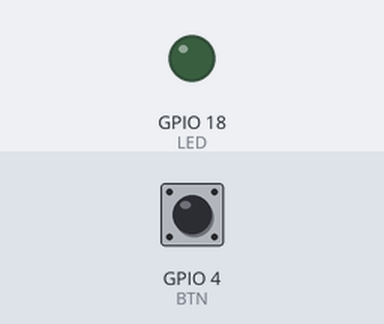
Simulated run of this program. Board: ESP32. Parts: output pins drawn as LEDs (lit = HIGH). The test bench sets the inputs (shaded band); at power-on: GPIO 4 (BTN) HIGH. What the program prints to the serial monitor is not drawn.

Above: at 1.2 s.
1.3 s: GPIO 4 (BTN) pulled LOW for 0.15 s
At 2.2 s:
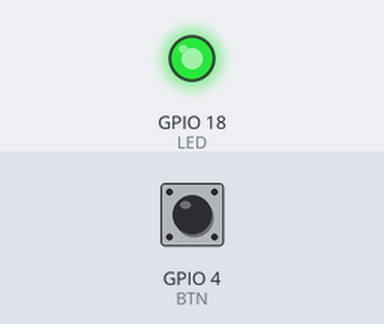
Timing chart, 0 to 4.3 s (numbered marks = the images above; inputs shaded):
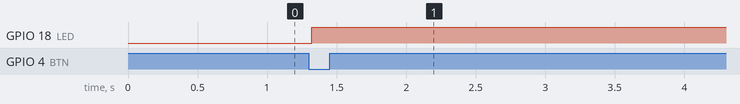

The program:

main.cpp
```cpp
/*
 * Day 10：FreeRTOS（二）queue、semaphore、mutex、ISR 交接
 *
 * LED：GPIO18（串 220Ω 到 GND）
 * 按鈕：GPIO4 到 GND（內部上拉，按下 = LOW）
 *
 * 改 EXERCISE 的值就能切換練習：
 *   0 = 課堂範例：計時器 ISR 每 10 ms 把一筆取樣丟進 queue，task 取出處理；按鈕 ISR 用 task notification 叫醒 task
 *   1 = 練習 1 實驗：binary semaphore vs counting semaphore，ISR 連續觸發時誰會掉事件
 *   2 = 練習 2 實驗：兩個 task 改同一個變數，沒有 mutex 會遺失更新，加上 mutex 就正確
 *   3 = 練習 3 實驗：優先權反轉。用 binary semaphore 當鎖，高優先權 task 要等很久；換成 mutex（優先權繼承）就好了
 */
#include <Arduino.h>
#include "debounce.h"

#define EXERCISE 0

const int LED = 18;
const int BTN = 4;

// 吃掉 ms 毫秒的 CPU 時間（被搶占時不會計時，和 delayMicroseconds 不同）
static uint32_t loops_per_ms = 0;
__attribute__((unused)) static void calibrate_burn() {
  uint32_t t0 = micros(), n = 0;
  while (micros() - t0 < 100000) n++;
  loops_per_ms = n / 100;
}
__attribute__((unused)) static void burn_ms(uint32_t ms) {
  uint32_t t0 = micros();
  for (volatile uint32_t i = 0; i < loops_per_ms * ms; i++) {
    if (micros() - t0 > 0xFFFFFFF0u) break;   // 和 calibrate_burn 做一樣多的事
  }
}

#if EXERCISE == 0
typedef struct {
  uint32_t seq;      // 第幾筆，用來檢查有沒有漏
  uint32_t t_us;     // ISR 產生的時間，用來算延遲
} sample_t;

static QueueHandle_t sample_q;
static TaskHandle_t btn_task_handle;
static hw_timer_t *timer;
static volatile uint32_t isr_seq = 0;
static volatile uint32_t isr_drops = 0;
static volatile bool slow_consumer = false;

static void IRAM_ATTR on_timer() {
  sample_t s = { isr_seq++, (uint32_t)micros() };
  BaseType_t woken = pdFALSE;
  if (xQueueSendFromISR(sample_q, &s, &woken) != pdTRUE)   // ISR 裡只能用 FromISR 版本，而且不能等
    isr_drops++;
  if (woken) portYIELD_FROM_ISR();                         // 叫醒了更高優先權的 task，離開 ISR 就切過去
}

static void IRAM_ATTR on_button() {
  BaseType_t woken = pdFALSE;
  vTaskNotifyGiveFromISR(btn_task_handle, &woken);         // 比 semaphore 更輕的「叫醒某個 task」
  if (woken) portYIELD_FROM_ISR();
}

static void sample_task(void *) {
  uint32_t expect = 0, gaps = 0, n = 0, max_lat = 0;
  for (;;) {
    sample_t s;
    xQueueReceive(sample_q, &s, portMAX_DELAY);           // 沒資料就 Blocked，不佔 CPU
    uint32_t lat = (uint32_t)micros() - s.t_us;
    if (lat > max_lat) max_lat = lat;
    if (s.seq != expect) gaps += s.seq - expect;
    expect = s.seq + 1;
    if (slow_consumer) delay(15);                         // 處理一筆要 15 ms，比產生的速度（10 ms）慢
    if (++n % 100 == 0) {
      Serial.printf("[sample] 收 %lu 筆、最大延遲 %lu µs、序號缺口 %lu、ISR 丟棄 %lu、queue 內 %u 筆\n",
                    (unsigned long)n, (unsigned long)max_lat, (unsigned long)gaps,
                    (unsigned long)isr_drops, (unsigned)uxQueueMessagesWaiting(sample_q));
      max_lat = 0;
    }
  }
}

static void button_task(void *) {
  debounce_t db;
  db_init(&db, 1, 20);
  for (;;) {
    ulTaskNotifyTake(pdTRUE, portMAX_DELAY);              // 等 ISR 叫醒；彈跳造成的多次通知會合併
    uint32_t t0 = millis();
    while (millis() - t0 < 100) {                         // 醒來後在 task 裡慢慢去彈跳
      db_event_t e = db_update(&db, digitalRead(BTN), millis());
      if (e == DB_PRESSED) {
        digitalWrite(LED, !digitalRead(LED));
        Serial.println("[button] 按下，切換 LED");
      }
      vTaskDelay(pdMS_TO_TICKS(5));
    }
  }
}

void setup() {
  Serial.begin(115200);
  Serial.println("Day 10 EXERCISE 0：ISR -> queue -> task");
  pinMode(LED, OUTPUT);
  pinMode(BTN, INPUT_PULLUP);
  sample_q = xQueueCreate(8, sizeof(sample_t));           // 8 筆，每筆複製一份 sample_t 進去
  xTaskCreatePinnedToCore(sample_task, "sample", 4096, nullptr, 3, nullptr, 1);
  xTaskCreatePinnedToCore(button_task, "button", 4096, nullptr, 2, &btn_task_handle, 1);
  attachInterrupt(BTN, on_button, FALLING);
  timer = timerBegin(0, 80, true);                        // 80 MHz / 80 = 1 MHz
  timerAttachInterrupt(timer, on_timer, true);
  timerAlarmWrite(timer, 10000, true);                    // 每 10 ms
  timerAlarmEnable(timer);
}

void loop() {
  delay(3000);
  if (!slow_consumer) {
    Serial.println("---- 消費者變慢（每筆 15 ms），queue 會滿，ISR 開始丟資料 ----");
    slow_consumer = true;
  }
}

#elif EXERCISE == 1
static SemaphoreHandle_t bin_sem, cnt_sem;
static hw_timer_t *timer;
static volatile uint32_t ticks = 0, given = 0;
static volatile uint32_t handled[2] = {0, 0};

static void IRAM_ATTR on_timer() {                        // 每 1 ms 進來一次
  uint32_t t = ticks++;
  if (t % 100 < 5) {                                      // 每 100 ms 連續發生 5 個事件（間隔 1 ms）
    BaseType_t woken = pdFALSE;
    given++;
    xSemaphoreGiveFromISR(bin_sem, &woken);               // binary：已經是 1 就給不進去
    xSemaphoreGiveFromISR(cnt_sem, &woken);               // counting：一直往上加
    if (woken) portYIELD_FROM_ISR();
  }
}

static void worker(void *arg) {
  int idx = (int)(intptr_t)arg;
  SemaphoreHandle_t s = idx ? cnt_sem : bin_sem;
  for (;;) {
    xSemaphoreTake(s, portMAX_DELAY);
    delayMicroseconds(3000);                              // 每個事件要處理 3 ms
    handled[idx]++;
  }
}

void setup() {
  Serial.begin(115200);
  Serial.println("Day 10 EXERCISE 1：binary vs counting semaphore（3 秒後出結果）");
  bin_sem = xSemaphoreCreateBinary();
  cnt_sem = xSemaphoreCreateCounting(100, 0);             // 最多記 100 個，初始 0
  xTaskCreatePinnedToCore(worker, "bin", 2048, (void *)0, 3, nullptr, 0);
  xTaskCreatePinnedToCore(worker, "cnt", 2048, (void *)1, 3, nullptr, 1);
  timer = timerBegin(0, 80, true);
  timerAttachInterrupt(timer, on_timer, true);
  timerAlarmWrite(timer, 1000, true);
  timerAlarmEnable(timer);
  delay(3000);
  timerAlarmDisable(timer);
  delay(100);
  Serial.printf("ISR 發生 %lu 個事件\n", (unsigned long)given);
  Serial.printf("  binary semaphore 處理了 %lu 個（遺失 %lu）\n", (unsigned long)handled[0],
                (unsigned long)(given - handled[0]));
  Serial.printf("  counting semaphore 處理了 %lu 個（遺失 %lu）\n", (unsigned long)handled[1],
                (unsigned long)(given - handled[1]));
}
void loop() { delay(1000); }

#elif EXERCISE == 2
static volatile uint32_t shared_counter = 0;
static SemaphoreHandle_t lock;
static SemaphoreHandle_t done;
static bool use_mutex;

static void adder(void *) {
  for (int i = 0; i < 1000; i++) {
    if (use_mutex) xSemaphoreTake(lock, portMAX_DELAY);
    uint32_t v = shared_counter;    // 讀
    taskYIELD();                    // 模擬「讀完、還沒寫回」時被 tick 中斷切走
    shared_counter = v + 1;         // 寫回
    if (use_mutex) xSemaphoreGive(lock);
  }
  xSemaphoreGive(done);
  vTaskDelete(nullptr);
}

static void run(bool with_mutex) {
  shared_counter = 0;
  use_mutex = with_mutex;
  xTaskCreatePinnedToCore(adder, "A", 2048, nullptr, 2, nullptr, 1);   // 同核心、同優先權
  xTaskCreatePinnedToCore(adder, "B", 2048, nullptr, 2, nullptr, 1);
  xSemaphoreTake(done, portMAX_DELAY);
  xSemaphoreTake(done, portMAX_DELAY);
  Serial.printf("%-10s 兩個 task 各加 1000 次，結果 %lu（應該是 2000）\n",
                with_mutex ? "有 mutex" : "沒有保護", (unsigned long)shared_counter);
}

void setup() {
  Serial.begin(115200);
  Serial.println("Day 10 EXERCISE 2：共享資料與 mutex");
  vTaskPrioritySet(nullptr, 3);   // 先把自己調高，A、B 建立後都還沒開始跑，等我 block 時才一起開始
  lock = xSemaphoreCreateMutex();
  done = xSemaphoreCreateCounting(2, 0);
  run(false);
  run(true);
}
void loop() { delay(1000); }

#elif EXERCISE == 3
static SemaphoreHandle_t lock;
static volatile uint32_t t_start;
static volatile uint32_t high_wait_ms;
static volatile uint32_t medium_end_ms, low_release_ms;

static void low_task(void *) {          // 優先權 1：拿鎖，做 50 ms 的事
  xSemaphoreTake(lock, portMAX_DELAY);
  burn_ms(50);
  low_release_ms = millis() - t_start;
  xSemaphoreGive(lock);
  vTaskDelete(nullptr);
}

static void medium_task(void *) {       // 優先權 2：和鎖無關，連續算 500 ms
  burn_ms(500);
  medium_end_ms = millis() - t_start;
  vTaskDelete(nullptr);
}

static void high_task(void *) {         // 優先權 3：需要鎖
  uint32_t t0 = millis();
  xSemaphoreTake(lock, portMAX_DELAY);
  high_wait_ms = millis() - t0;
  xSemaphoreGive(lock);
  vTaskDelete(nullptr);
}

static void scenario(const char *name, SemaphoreHandle_t l) {
  lock = l;
  t_start = millis();
  xTaskCreatePinnedToCore(low_task, "low", 2048, nullptr, 1, nullptr, 1);
  vTaskDelay(pdMS_TO_TICKS(10));        // low 先拿到鎖
  xTaskCreatePinnedToCore(high_task, "high", 2048, nullptr, 3, nullptr, 1);   // high 等鎖 -> Blocked
  xTaskCreatePinnedToCore(medium_task, "medium", 2048, nullptr, 2, nullptr, 1);
  vTaskDelay(pdMS_TO_TICKS(800));
  Serial.printf("%-18s high 等鎖 %lu ms；low 在第 %lu ms 放鎖，medium 在第 %lu ms 做完\n", name,
                (unsigned long)high_wait_ms, (unsigned long)low_release_ms, (unsigned long)medium_end_ms);
  vSemaphoreDelete(l);
}

static void controller(void *) {        // 優先權 5，大部分時間在 vTaskDelay
  calibrate_burn();
  SemaphoreHandle_t bin = xSemaphoreCreateBinary();
  xSemaphoreGive(bin);                  // binary semaphore 建立時是 0，先 give 一次才能當鎖用
  scenario("binary semaphore", bin);
  scenario("mutex", xSemaphoreCreateMutex());   // mutex 有優先權繼承
  vTaskDelete(nullptr);
}

void setup() {
  Serial.begin(115200);
  Serial.println("Day 10 EXERCISE 3：優先權反轉");
  xTaskCreatePinnedToCore(controller, "ctrl", 4096, nullptr, 5, nullptr, 1);
}
void loop() { vTaskDelete(nullptr); }   // loopTask 也在核心 1，刪掉免得干擾
#endif
```

Measured:
- after the input at 1.3 s, GPIO 18 (LED): LOW → HIGH at once
